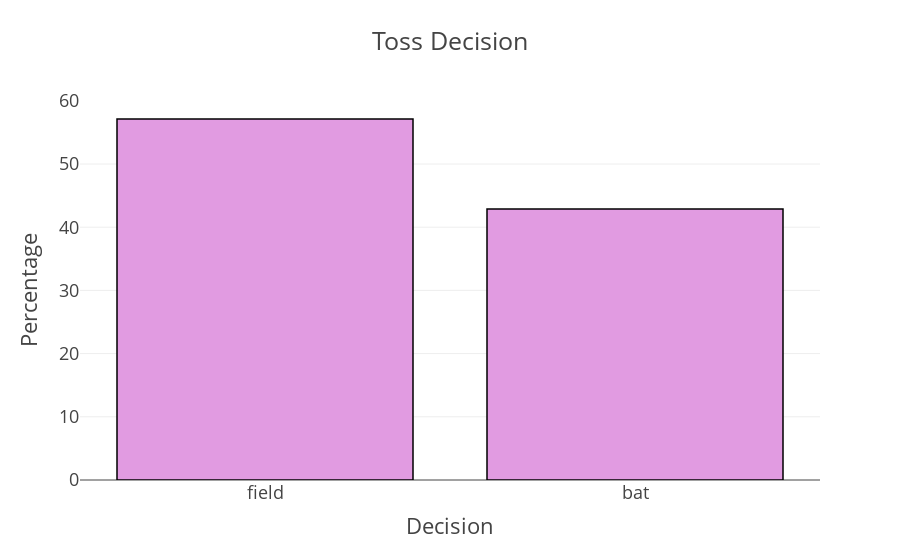

The notebook cell saved with this chart:
### Code cell
#temp_df = matches['toss_decision'].value_counts(normalize=True)*100
#temp_df=temp_df.reset_index()
trace1 = go.Bar(
                x =df['index'],
                y = df['toss_decision'],
                marker = dict(color = 'rgb(225,155,225)',
                              line=dict(color='rgb(0,0,0)',width=1.5)))
layout = go.Layout(template= "presentation",title = 'Toss Decision' , xaxis = dict(title = 'Decision'), yaxis = dict(title = 'Percentage'))
fig = go.Figure(data = [trace1], layout = layout)
fig.show()

### Figure 1 — Plotly figure (JSON) as saved in the notebook; plotly's stock layout.template omitted (floating-point values rounded to 4 significant figures)
{"data": [{"marker": {"color": "rgb(225,155,225)", "line": {"color": "rgb(0,0,0)", "width": 1.5}}, "type": "bar", "x": ["field", "bat"], "y": [57.12, 42.88]}], "layout": {"title": {"text": "Toss Decision"}, "xaxis": {"title": {"text": "Decision"}}, "yaxis": {"title": {"text": "Percentage"}}}}
